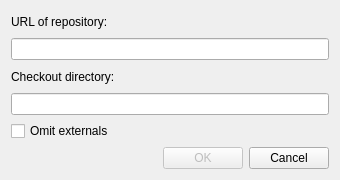
<?xml version="1.0" encoding="UTF-8"?>
<ui version="4.0">
 <class>SvnCheckoutDialog</class>
 <widget class="QWidget" name="SvnCheckoutDialog">
  <property name="geometry">
   <rect>
    <x>0</x>
    <y>0</y>
    <width>340</width>
    <height>180</height>
   </rect>
  </property>
  <property name="sizePolicy">
   <sizepolicy hsizetype="Minimum" vsizetype="Minimum">
    <horstretch>0</horstretch>
    <verstretch>0</verstretch>
   </sizepolicy>
  </property>
  <property name="windowTitle">
   <string>SVN Checkout</string>
  </property>
  <layout class="QVBoxLayout" name="verticalLayout">
   <item>
    <widget class="QLabel" name="label">
     <property name="text">
      <string>URL of repository:</string>
     </property>
    </widget>
   </item>
   <item>
    <widget class="QLineEdit" name="leRepository"/>
   </item>
   <item>
    <widget class="QLabel" name="label_2">
     <property name="text">
      <string>Checkout directory:</string>
     </property>
    </widget>
   </item>
   <item>
    <widget class="QLineEdit" name="leCheckoutDir"/>
   </item>
   <item>
    <widget class="QCheckBox" name="cbOmitExternals">
     <property name="text">
      <string>Omit externals</string>
     </property>
    </widget>
   </item>
   <item>
    <layout class="QHBoxLayout" name="horizontalLayout">
     <item>
      <spacer name="horizontalSpacer">
       <property name="orientation">
        <enum>Qt::Horizontal</enum>
       </property>
       <property name="sizeHint" stdset="0">
        <size>
         <width>148</width>
         <height>20</height>
        </size>
       </property>
      </spacer>
     </item>
     <item>
      <widget class="QPushButton" name="pbOk">
       <property name="enabled">
        <bool>false</bool>
       </property>
       <property name="text">
        <string>OK</string>
       </property>
       <property name="icon">
        <iconset theme="dialog-ok">
         <normaloff>.</normaloff>.</iconset>
       </property>
      </widget>
     </item>
     <item>
      <widget class="QPushButton" name="pbCancel">
       <property name="text">
        <string>Cancel</string>
       </property>
       <property name="icon">
        <iconset theme="dialog-cancel">
         <normaloff>.</normaloff>.</iconset>
       </property>
      </widget>
     </item>
    </layout>
   </item>
  </layout>
 </widget>
 <resources/>
 <connections/>
</ui>
